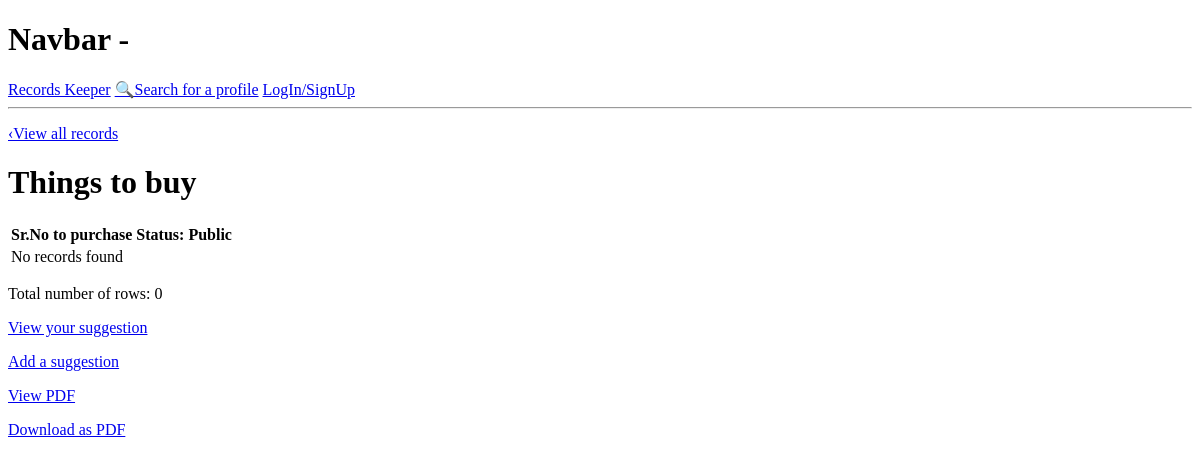
Page /view-table/bf2351a9-65b0-4083-9633-ee5d5f02212a/ on the earlier database version.
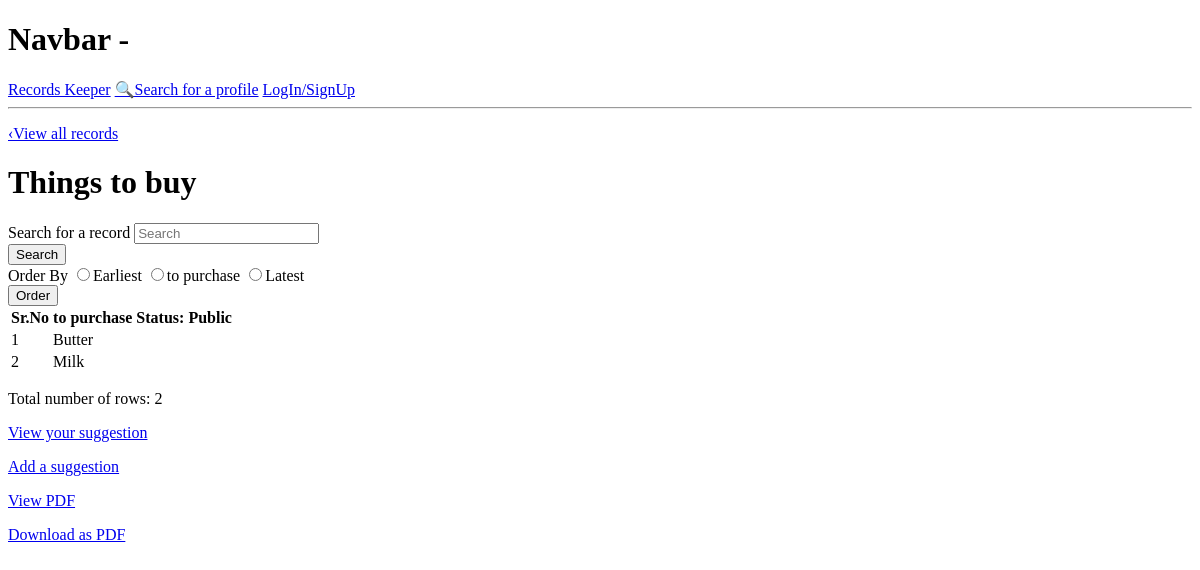
Same page on the later database version.
### tables/models.py (models this page shows, shortened)
class Table(models.Model):
    owner=models.ForeignKey(Profile, on_delete=models.CASCADE, null=True, blank=True)
    title=models.TextField("Title of the table")
    desc=models.TextField("Description",null=True, blank=True)
    col1=models.TextField("Column 1",null=True, blank=True)
    col2=models.TextField("Column 2",null=True, blank=True)
    col3=models.TextField("Column 3",null=True, blank=True)
    col4=models.TextField("Column 4",null=True, blank=True)
    col5=models.TextField("Column 5",null=True, blank=True)
    total=models.IntegerField(default=0, null=True, blank=True)
    TYPE=(('Public', 'Public'), ('Private', 'Private'))
    status=models.CharField(max_length=200, choices=TYPE, default="Public")
    created = models.DateTimeField(auto_now_add=True)
    id = models.UUIDField(primary_key=True, default=uuid.uuid4, editable=False)
    class Meta:
        ordering = ['title', '-created']
    @property
    def getTotal(self):
        rows=self.row_set.all()
        total_c=rows.count()
        self.total=total_c
        self.save()

class Row(models.Model):
    table_name=models.ForeignKey(Table, on_delete=models.CASCADE, null=True, blank=True)
    col1=models.TextField("Column 1 entry",null=True, blank=True)
    col2=models.TextField("Column 2 entry",null=True, blank=True)
    col3=models.TextField("Column 3 entry",null=True, blank=True)
    col4=models.TextField("Column 4 entry",null=True, blank=True)
    col5=models.TextField("Column 5 entry",null=True, blank=True)
    date=models.DateField("Date (yyyy-mm-dd)",auto_now_add=False, auto_now=False, null=True, blank=True)
    created = models.DateTimeField(auto_now_add=True)
    id = models.UUIDField(primary_key=True, default=uuid.uuid4, editable=False)

### tables/views.py (the view)
# urls.py: path("view-table/<str:pk>/", views.viewTable, name="view-table"),
def viewTable(request, pk):
    table=Table.objects.get(id=pk)
    rows=table.row_set.all()
    profile=table.owner
    sugs=table.suggestion_set.all()
    rows, search_query=searchRow(request, rows)
    table.getTotal
    rows, order_query=orderTable(request, rows)
    c=rows.exclude(date__isnull=True).count()
    context={"table":table, "rows":rows, "profile":profile, "search_query":search_query, "order_query":order_query, "c":c, "sugs":sugs}
    return render(request, "tables/view-table.html", context)

### tables/utils.py (called while the page is built)
def searchRow(request, r):
    search_query = ""
    if request.GET.get('search_query'):
        search_query = request.GET.get('search_query')
    rows=r.distinct().filter(
        Q(col1__icontains=search_query) |
        Q(col2__icontains=search_query) |
        Q(col3__icontains=search_query) |
        Q(col4__icontains=search_query) |
        Q(col5__icontains=search_query)
    )
    return rows, search_query

def orderTable(request, t):
    order_query = ""
    if request.GET.get('order_query'):
        order_query = request.GET.get('order_query')
    if order_query== "col1":
        rows=t.order_by("col1")
    elif order_query== "col2":
        rows=t.order_by("col2")
    elif order_query== "col3":
        rows=t.order_by("col3")
    elif order_query== "col4":
        rows=t.order_by("col4")
    elif order_query== "col5":
        rows=t.order_by("col5")
    elif order_query== "date":
        rows=t.order_by("date")
    elif order_query== "created":
        rows=t.order_by("created")
    else:
        rows=t.order_by("-created")
    return rows, order_query

### tables/templates/tables/view-table.html (shortened to what this page needs)
{% extends 'main.html' %}
{% block content %}
<p><a href="{% url 'view-tables' profile.id %}">&#8249;View all records</a></p>
<h1>{{table.title}}</h1>
{% if table.total != 0 %}
<form id='searchForm' class="form" action="{% url 'view-table' table.id %}" method="get">
    <div class="form__field">
      <label for="formInput#search">Search for a record </label>
      <input class="input input--text" id="formInput#search" type="text" name="search_query"
        placeholder="Search" value="{{search_query}}" />
    </div>
    <input class="btn btn--sub btn--lg" type="submit" value="Search" />
  </form>
  <form id='searchForm' class="form" action="{% url 'view-table' table.id %}" method="get">
    <div class="form__field">
      <label for="formInput#search">Order By</label>
      <input class="input input--text" id="formInput#search" type="radio" name="order_query"
        value="created" />Earliest
      {% if table.col1 %}
      <input class="input input--text" id="formInput#search" type="radio" name="order_query"
        value="col1" />{{table.col1}}
      {% endif %}
      <input class="input input--text" id="formInput#search" type="radio" name="order_query"
        value="-created" />Latest
    </div>
    <input class="btn btn--sub btn--lg" type="submit" value="Order" />
  </form>
  {% endif %}
<table>
    <tr>
        <th>Sr.No</th>
        {% if table.col1 %}
        <th>{{table.col1}}</th>
        {% endif %}
        <th>Status: {{table.status}}</th>
    </tr>
    {% if table.total != 0 %}
    {% for row in rows %}
    <tr>
        <td>{{forloop.counter}}</td>
        {% if table.col1 %}
        {% if row.col1 %}
        <td>{{row.col1}}</td>
        {% else%}
        <td></td>
        {% endif %}
        {% endif %}
        {% if row.date %}
        <td>{{row.date}}</td>
        {% else%}
        <td></td>
        {% endif %}
    </tr>
    {% endfor %}
    {% else %}
    <tr>
        <td colspan="8">No records found</td>
    </tr>
    {% endif %}
</table>
<p>Total number of row{{table.total|pluralize:"s"}}: {{table.total}}</p>
{% if request.user.profile == sug.owner %}
<p><a href="{% url 'view-suggestions' table.id %}">View your suggestion</a></p>
{% elif request.user.profile == table.owner %}
<p><a href="{% url 'view-suggestions' table.id %}">View suggestions</a></p>
{% endif %}
{% if request.user.profile != profile %}
<a href="{% url 'add-suggestion' table.id %}">Add a suggestion</a>
{% endif %}
<p><a href="{% url 'view-pdf' table.id %}">View PDF</a></p>
<p><a href="{% url 'download-pdf' table.id %}">Download as PDF</a></p>
{% endblock %}

Differences in the rows shown:
changed Table "Things to buy": col1 (not shown) → "to purchase"; total "0" → "2"
added Row: col1 "Butter"
added Row: col1 "Milk"
Other differences:
form field value: (not shown) → "Search"
form field order_query: (not shown) → "☐"
form field value: (not shown) → "Order"
text no longer shown: "No records found"
text now shown: "Search for a record Order By Earliest Latest"
